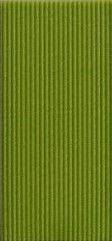
#> input picture Reference/colour-1.jpg, 112 x 241 px, found by its file name
$ python digitizationAPIs.py
#> lines starting #> are read from the running program, lines starting #| are printed output that depends on the picture
import numpy as np
import pandas as pd
# import cv2 as cv
from cv2 import cv2
# from google.colab.patches import cv2_imshow # for image display
from skimage import io
from PIL import Image
import matplotlib.pylab as plt
import copy
import numpy as np
import glob
import statistics

import os
from django.conf import settings


def HSV_detection(img):
#> called with img = 'Reference/colour-1.jpg'
    image = io.imread(img)
#> image is the input picture: shape (241, 112, 3); mean R, G, B 103.8, 120.5, 26.2
    image_2 = cv2.cvtColor(image, cv2.COLOR_RGB2HSV)
#> image_2: shape (241, 112, 3); mean H, S, V 35.1, 204, 120.5
    center_find = copy.deepcopy(image_2)
    # final_frame = cv2.hconcat((image, image_2))
    hueavg = 0
    satavg = 0
    brightavg = 0
    no_of_green = 0

    for i,image in enumerate(image_2):
        for j,img in enumerate(image):
            flag = False
            if 35<img[0]<100:
                if img[1]>60:
                    if img[2]>35:
                        hueavg += img[0]
                        satavg += img[1]
                        brightavg += img[2]
                        no_of_green += 1
                        center_find[i][j][0] = 255
                        center_find[i][j][1] = 255
                        center_find[i][j][2] = 255
                    else:
                        flag = True
                else:
                    flag = True
            else:
                flag = True
            if flag:
                center_find[i][j][0] = 0
                center_find[i][j][1] = 0
                center_find[i][j][2] = 0
#> center_find: shape (241, 112, 3); mean H, S, V 35.5, 35.5, 35.5
#> after the loop, brightavg = 429010; hueavg = 135829; no_of_green = 3758; satavg = 804145

    # [6 lines of commented-out code are left out]
    return[hueavg/no_of_green, satavg/no_of_green, brightavg/no_of_green]
# [4 lines of commented-out code are left out]

def distance(pt_1, pt_2):
    pt_1 = np.array((pt_1[0], pt_1[1], pt_1[2]))
    pt_2 = np.array((pt_2[0], pt_2[1], pt_2[2]))
    sq_dist = np.sum((pt_1-pt_2)**2, axis = 0)
    return sq_dist

def closest_node(node, nodes):
    pt = 0
    dist = 9999999
    num = 0
    for n in nodes:
        num += 1
        if distance(node, n) <= dist:
            dist = distance(node, n)
            pt = num
    return pt

# [5 lines of commented-out code are left out]
try:
    ref = []
    ref1 = HSV_detection("Reference/colour-1.jpg")
#> ref1 = [36.14, 214, 114.2]
    ref.append(tuple(ref1))
    ref2 = HSV_detection("Reference/colour-2.jpg")
#> call 2 of HSV_detection, with img = 'Reference/colour-2.jpg'
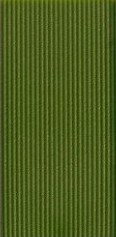
#> input picture Reference/colour-2.jpg, 116 x 237 px, found by its file name
#> in HSV_detection, image is the input picture: shape (237, 116, 3); mean R, G, B 76.2, 93.1, 30
#> in HSV_detection (call 2), `image_2 = cv2.cvtColor(image, cv2.COLOR_RGB2HSV)`: image_2: shape (237, 116, 3); mean H, S, V 38.2, 179.4, 93.1
#> after the loop in HSV_detection (call 2), `for i,image in enumerate(image_2):`: center_find: shape (237, 116, 3); mean H, S, V 252.4, 252.4, 252.4
#> after the loop in HSV_detection (call 2), `for i,image in enumerate(image_2):`: brightavg = 2533959; hueavg = 1040139; no_of_green = 27207; satavg = 4893094
#> ref2 = [38.23, 179.8, 93.14]
    ref.append(tuple(ref2))
    ref3 = HSV_detection("Reference/colour-3.jpg")
#> call 3 of HSV_detection, with img = 'Reference/colour-3.jpg'
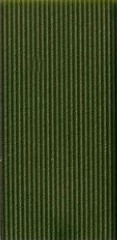
#> input picture Reference/colour-3.jpg, 117 x 240 px, found by its file name
#> in HSV_detection, image is the input picture: shape (240, 117, 3); mean R, G, B 55.4, 67.4, 30.7
#> in HSV_detection (call 3), `image_2 = cv2.cvtColor(image, cv2.COLOR_RGB2HSV)`: image_2: shape (240, 117, 3); mean H, S, V 39.8, 152.3, 67.4
#> after the loop in HSV_detection (call 3), `for i,image in enumerate(image_2):`: center_find: shape (240, 117, 3); mean H, S, V 239, 239, 239
#> after the loop in HSV_detection (call 3), `for i,image in enumerate(image_2):`: brightavg = 1800969; hueavg = 1046764; no_of_green = 26315; satavg = 3948074
#> ref3 = [39.78, 150, 68.44]
    ref.append(tuple(ref3))
    ref4 = HSV_detection("Reference/colour-4.jpg")
#> call 4 of HSV_detection, with img = 'Reference/colour-4.jpg'
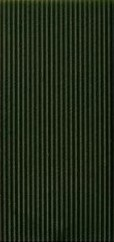
#> input picture Reference/colour-4.jpg, 114 x 242 px, found by its file name
#> in HSV_detection, image is the input picture: shape (242, 114, 3); mean R, G, B 32.6, 42.4, 24.5
#> in HSV_detection (call 4), `image_2 = cv2.cvtColor(image, cv2.COLOR_RGB2HSV)`: image_2: shape (242, 114, 3); mean H, S, V 46.5, 136.5, 42.4
#> after the loop in HSV_detection (call 4), `for i,image in enumerate(image_2):`: center_find: shape (242, 114, 3); mean H, S, V 120.7, 120.7, 120.7
#> after the loop in HSV_detection (call 4), `for i,image in enumerate(image_2):`: brightavg = 741268; hueavg = 601964; no_of_green = 13053; satavg = 1153362
#> ref4 = [46.12, 88.36, 56.79]
    ref.append(tuple(ref4))
except:
    print("error")

# myLeaf = HSV_detection("ricecropimage1.jfif")
# print(closest_node(myLeaf, ref))

def image_detect(folder):
    images = glob.glob(str(folder)+"/*.jpg")
    selection = []
    for img in images:
        myLeaf = HSV_detection(img)
        selection.append(closest_node(myLeaf, ref))
    return statistics.mode(selection)

#print(image_detect("Capture1"))
